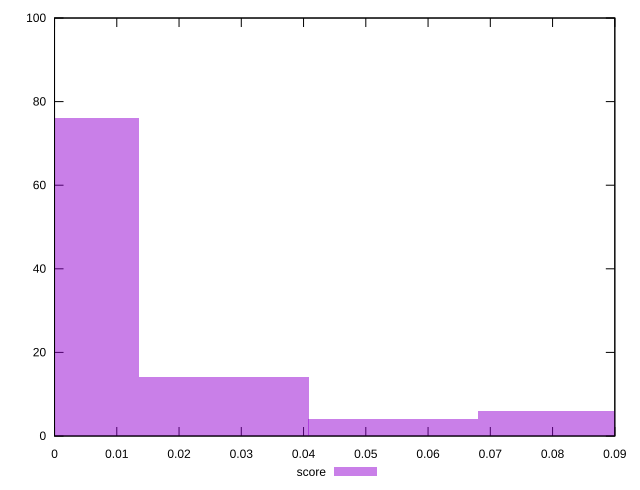

Write gnuplot code to recreate this figure.
reset

$score <<EOF
0 76
0.08159024940290621 6
0.027196749800968735 14
0.05439349960193747 4
EOF

set key outside below
set boxwidth 0.027196749800968735
set xrange [0:0.09]
set yrange [0:100]
set trange [0:100]
set style fill transparent solid 0.5 noborder
set terminal svg size 640, 490 enhanced background rgb 'white'
set output "report_00009_2021-02-08T22-37-41.559Z/uses-http2/samples/pages/score/histogram.svg"

plot $score title "score" with boxes

reset
